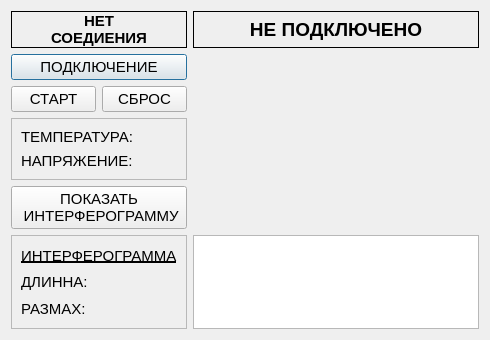
<?xml version="1.0" encoding="UTF-8"?>
<ui version="4.0">
 <class>Expert</class>
 <widget class="QDialog" name="Expert">
  <property name="geometry">
   <rect>
    <x>0</x>
    <y>0</y>
    <width>490</width>
    <height>340</height>
   </rect>
  </property>
  <property name="minimumSize">
   <size>
    <width>490</width>
    <height>340</height>
   </size>
  </property>
  <property name="windowTitle">
   <string>Dialog</string>
  </property>
  <layout class="QGridLayout" name="gridLayout_3">
   <item row="7" column="1">
    <widget class="QTextEdit" name="data_log">
     <property name="maximumSize">
      <size>
       <width>16777215</width>
       <height>100</height>
      </size>
     </property>
    </widget>
   </item>
   <item row="7" column="0">
    <widget class="QFrame" name="frame_2">
     <property name="frameShape">
      <enum>QFrame::StyledPanel</enum>
     </property>
     <property name="frameShadow">
      <enum>QFrame::Raised</enum>
     </property>
     <layout class="QGridLayout" name="gridLayout_2">
      <item row="0" column="0" colspan="2">
       <widget class="QLabel" name="label_7">
        <property name="font">
         <font>
          <pointsize>11</pointsize>
          <underline>true</underline>
         </font>
        </property>
        <property name="text">
         <string>ИНТЕРФЕРОГРАММА</string>
        </property>
       </widget>
      </item>
      <item row="1" column="0">
       <widget class="QLabel" name="label_8">
        <property name="font">
         <font>
          <pointsize>11</pointsize>
         </font>
        </property>
        <property name="text">
         <string>ДЛИННА:</string>
        </property>
       </widget>
      </item>
      <item row="1" column="1">
       <widget class="QLabel" name="label_10">
        <property name="font">
         <font>
          <pointsize>11</pointsize>
          <weight>75</weight>
          <bold>true</bold>
          <underline>true</underline>
         </font>
        </property>
        <property name="text">
         <string/>
        </property>
       </widget>
      </item>
      <item row="2" column="0">
       <widget class="QLabel" name="label_9">
        <property name="font">
         <font>
          <pointsize>11</pointsize>
         </font>
        </property>
        <property name="text">
         <string>РАЗМАХ:</string>
        </property>
       </widget>
      </item>
      <item row="2" column="1">
       <widget class="QLabel" name="label_11">
        <property name="font">
         <font>
          <pointsize>11</pointsize>
          <weight>75</weight>
          <bold>true</bold>
          <underline>true</underline>
         </font>
        </property>
        <property name="text">
         <string/>
        </property>
       </widget>
      </item>
     </layout>
    </widget>
   </item>
   <item row="1" column="0">
    <widget class="QPushButton" name="pushButton_2">
     <property name="font">
      <font>
       <pointsize>11</pointsize>
      </font>
     </property>
     <property name="text">
      <string>ПОДКЛЮЧЕНИЕ</string>
     </property>
    </widget>
   </item>
   <item row="0" column="0">
    <widget class="QLabel" name="label_2">
     <property name="font">
      <font>
       <pointsize>11</pointsize>
       <weight>75</weight>
       <bold>true</bold>
      </font>
     </property>
     <property name="frameShape">
      <enum>QFrame::Box</enum>
     </property>
     <property name="text">
      <string>НЕТ
СОЕДИЕНИЯ</string>
     </property>
     <property name="alignment">
      <set>Qt::AlignCenter</set>
     </property>
    </widget>
   </item>
   <item row="0" column="1">
    <widget class="QLabel" name="label">
     <property name="maximumSize">
      <size>
       <width>16777215</width>
       <height>40</height>
      </size>
     </property>
     <property name="font">
      <font>
       <pointsize>14</pointsize>
       <weight>75</weight>
       <bold>true</bold>
      </font>
     </property>
     <property name="frameShape">
      <enum>QFrame::Box</enum>
     </property>
     <property name="text">
      <string>НЕ ПОДКЛЮЧЕНО</string>
     </property>
     <property name="alignment">
      <set>Qt::AlignCenter</set>
     </property>
    </widget>
   </item>
   <item row="1" column="1" rowspan="5">
    <widget class="QCustomPlot" name="plot" native="true"/>
   </item>
   <item row="6" column="0">
    <widget class="QPushButton" name="pushButton">
     <property name="font">
      <font>
       <pointsize>11</pointsize>
      </font>
     </property>
     <property name="text">
      <string>ПОКАЗАТЬ
 ИНТЕРФЕРОГРАММУ</string>
     </property>
    </widget>
   </item>
   <item row="2" column="0">
    <layout class="QHBoxLayout" name="horizontalLayout">
     <item>
      <widget class="QPushButton" name="pushButton_3">
       <property name="font">
        <font>
         <pointsize>11</pointsize>
        </font>
       </property>
       <property name="text">
        <string>СТАРТ</string>
       </property>
      </widget>
     </item>
     <item>
      <widget class="QPushButton" name="pushButton_4">
       <property name="font">
        <font>
         <pointsize>11</pointsize>
        </font>
       </property>
       <property name="text">
        <string>СБРОС</string>
       </property>
      </widget>
     </item>
    </layout>
   </item>
   <item row="3" column="0" rowspan="3">
    <widget class="QFrame" name="frame">
     <property name="frameShape">
      <enum>QFrame::StyledPanel</enum>
     </property>
     <property name="frameShadow">
      <enum>QFrame::Raised</enum>
     </property>
     <layout class="QGridLayout" name="gridLayout">
      <item row="0" column="0">
       <widget class="QLabel" name="label_3">
        <property name="font">
         <font>
          <pointsize>11</pointsize>
         </font>
        </property>
        <property name="text">
         <string>ТЕМПЕРАТУРА:</string>
        </property>
       </widget>
      </item>
      <item row="0" column="1" colspan="2">
       <widget class="QLabel" name="label_4">
        <property name="font">
         <font>
          <pointsize>11</pointsize>
          <weight>75</weight>
          <bold>true</bold>
          <underline>true</underline>
         </font>
        </property>
        <property name="text">
         <string/>
        </property>
       </widget>
      </item>
      <item row="1" column="0">
       <widget class="QLabel" name="label_5">
        <property name="font">
         <font>
          <pointsize>11</pointsize>
         </font>
        </property>
        <property name="text">
         <string>НАПРЯЖЕНИЕ:</string>
        </property>
       </widget>
      </item>
      <item row="1" column="1" colspan="2">
       <widget class="QLabel" name="label_6">
        <property name="font">
         <font>
          <pointsize>11</pointsize>
          <weight>75</weight>
          <bold>true</bold>
          <underline>true</underline>
         </font>
        </property>
        <property name="text">
         <string/>
        </property>
       </widget>
      </item>
     </layout>
    </widget>
   </item>
  </layout>
 </widget>
 <customwidgets>
  <customwidget>
   <class>QCustomPlot</class>
   <extends>QWidget</extends>
   <header location="global">qcustomplot.h</header>
   <container>1</container>
  </customwidget>
 </customwidgets>
 <resources/>
 <connections/>
</ui>
